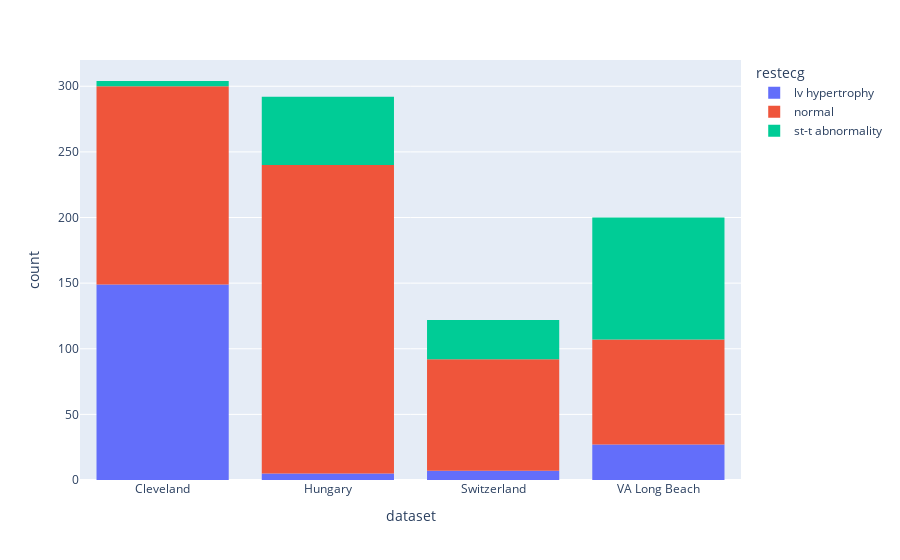

Here is the notebook cell this chart was saved with:
### Code cell
# lets plot the restecg and sex column using plotly
fig = px.histogram(data, x='dataset', color='restecg')
fig.show()

### Figure 1 — Plotly figure (JSON) as saved in the notebook; plotly's stock layout.template omitted (floating-point values rounded to 4 significant figures; data arrays with more than 128 entries replaced by an {"elided": "..."} marker saying what was removed)
{"data": [{"bingroup": "x", "hovertemplate": "restecg=lv hypertrophy<br>dataset=%{x}<br>count=%{y}<extra></extra>", "legendgroup": "lv hypertrophy", "marker": {"color": "#636efa", "pattern": {"shape": ""}}, "name": "lv hypertrophy", "orientation": "v", "showlegend": true, "type": "histogram", "x": {"elided": "188 str values"}, "xaxis": "x", "yaxis": "y"}, {"bingroup": "x", "hovertemplate": "restecg=normal<br>dataset=%{x}<br>count=%{y}<extra></extra>", "legendgroup": "normal", "marker": {"color": "#EF553B", "pattern": {"shape": ""}}, "name": "normal", "orientation": "v", "showlegend": true, "type": "histogram", "x": {"elided": "551 str values"}, "xaxis": "x", "yaxis": "y"}, {"bingroup": "x", "hovertemplate": "restecg=st-t abnormality<br>dataset=%{x}<br>count=%{y}<extra></extra>", "legendgroup": "st-t abnormality", "marker": {"color": "#00cc96", "pattern": {"shape": ""}}, "name": "st-t abnormality", "orientation": "v", "showlegend": true, "type": "histogram", "x": {"elided": "179 str values"}, "xaxis": "x", "yaxis": "y"}], "layout": {"barmode": "relative", "legend": {"title": {"text": "restecg"}, "tracegroupgap": 0}, "margin": {"t": 60}, "xaxis": {"anchor": "y", "domain": [0, 1], "title": {"text": "dataset"}}, "yaxis": {"anchor": "x", "domain": [0, 1], "title": {"text": "count"}}}}
